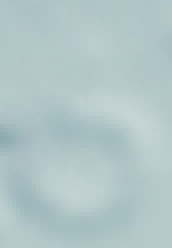
#> input picture 6.jpg, 43 x 62 px (shown 4 times larger)
$ jupyter execute '*text.ipynb'   (shell and % lines are left out)
#> lines starting #> are read from the running program, lines starting #| are printed output that depends on the picture; long printed decimals are rounded
# matcher

[QATM: Quality-Aware Template Matching for Deep Learning](https://github.com/cplusx/QATM)

[Hybrid Image Matching](https://github.com/liaocyintl/hybrid-image-matching)

# 3d visualization text

[cell 1]
import numpy as np
import matplotlib.pyplot as plt

[cell 2]
# setting up the figure and axes
fig = plt.figure(figsize=(7,4))
ax = fig.add_subplot(111,projection='3d')

# arranging data
_x = np.arange(5)
_y = np.arange(4)
_xx, _yy = np.meshgrid(_x,_y)
x,y = _xx.ravel(),_yy.ravel()

top = x+y
bottom = np.zeros_like(top)
width = depth = 1

#plotting the bard with shade
ax.bar3d(x,y,bottom,width,depth,top,shade=True,color='salmon')
ax.set_title('Shaded 3D bar plot')
plt.show()
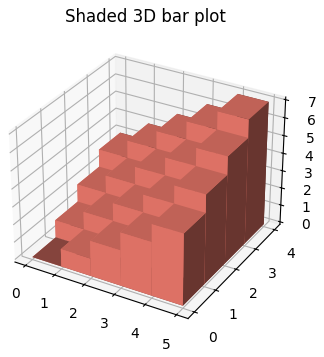
#> figure drawn by matplotlib, 1 panel

[cell 3]
# for creating a responsive plot

import cv2
import numpy as np

from mpl_toolkits.mplot3d import Axes3D
import matplotlib.pyplot as plt

[cell 4]
img = cv2.imread('6.jpg',0)
#> img: shape (62, 43); min 162, max 208, mean 192.1
h,w = img.shape
#> h = 62; w = 43
val_max = np.max(img)
#> val_max = 208
val_min = np.min(img)
#> val_min = 162
val_mean = np.mean(img)
#> val_mean = 192.1
print("height: ",h," width: ",w)
#| height:  62  width:  43
print("mean: ",val_mean)
#| mean:  192.094
print("max: ",val_max)
#| max:  208
print("min: ",val_min)
#| min:  162
plt.imshow(img)

[cell 5]
# setting up the figure and axes
fig = plt.figure(figsize=(10,6))
ax =  fig.add_subplot(111,projection='3d')#Axes3D(fig)

# arranging data
_x = np.arange(w)
_y = np.arange(h)
_xx, _yy = np.meshgrid(_x,_y)
x,y = _xx.ravel(),_yy.ravel()
#> y = 2666 values from 0 to 61
z = img.ravel()
#> z = 2666 values, max 208 at index 1235, min 162 at index 1462, mean 192.1

#plotting the bard with shade
plot = ax.scatter(x,y,z)
ax.set_title('Shaded 3D bar plot')
plt.show()
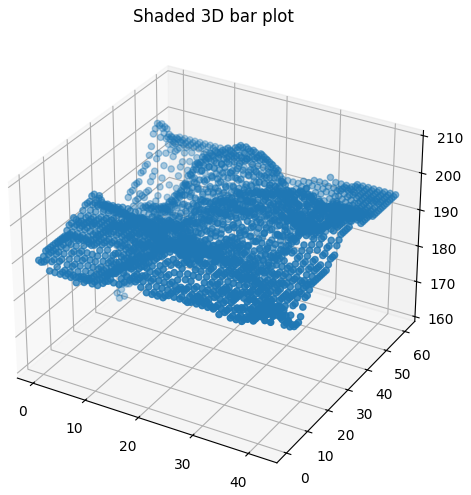
#> figure drawn by matplotlib, 1 panel

$ run again, with 5.jpg copied over 6.jpg
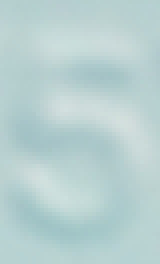
#> input picture 5.jpg, 40 x 66 px (shown 4 times larger)
#> `img = cv2.imread('6.jpg',0)`:
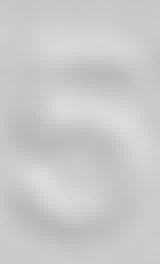
#> img: shape (66, 40) (shown 4 times larger); min 184, max 220, mean 201.3
#> val_max = 220
#> val_min = 184
#> val_mean = 201.3
#| height:  66  width:  40
#| mean:  201.261
#| max:  220
#| min:  184
#> z = 2640 values, max 220 at index 1096, min 184 at index 2210, mean 201.3
#> `plt.show()`:
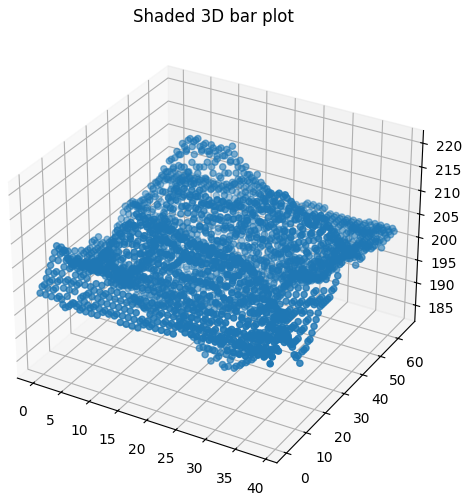
#> figure drawn by matplotlib, 1 panel

$ run again, with 8.jpg copied over 6.jpg
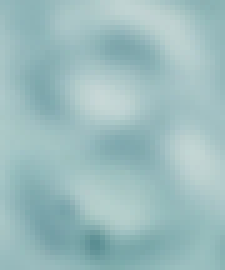
#> input picture 8.jpg, 45 x 54 px (shown 5 times larger)
#> `img = cv2.imread('6.jpg',0)`:
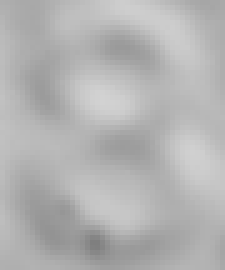
#> img: shape (54, 45) (shown 5 times larger); min 127, max 210, mean 178.8
#> val_max = 210
#> val_min = 127
#> val_mean = 178.8
#| height:  54  width:  45
#| mean:  178.793
#| max:  210
#| min:  127
#> z = 2430 values, max 210 at index 875, min 127 at index 2178, mean 178.8
#> `plt.show()`:
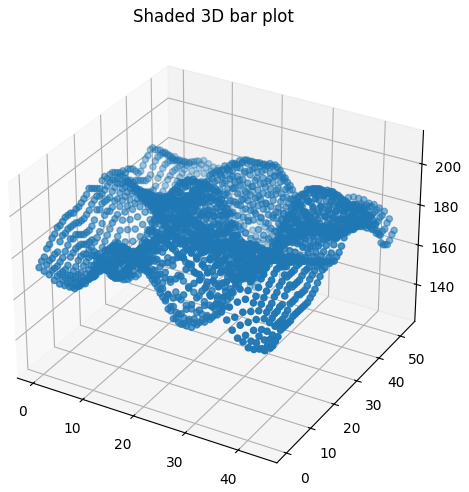
#> figure drawn by matplotlib, 1 panel
